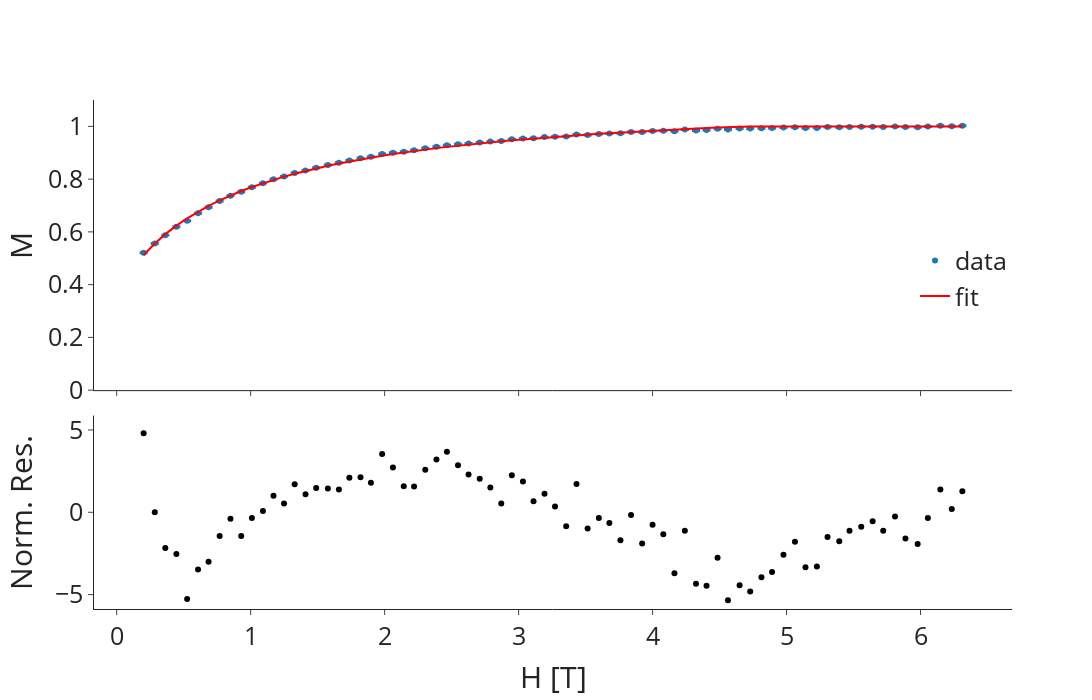

Notebook cell for this chart:
### Code cell
fig = go.Figure().set_subplots(rows=2, cols=1, row_heights=(0.6,0.4), shared_xaxes=True, vertical_spacing=0.05)
fig.add_trace(go.Scatter(x=field, y=norm_moment, error_y=dict(array=sigma), mode="markers", name='data'))
fig.add_trace(go.Scatter(x=field, y=y_fit, mode="lines", line_color='red', name='fit'))
fig.add_trace(go.Scatter(x=field, y=norm_res, mode="markers", marker_color='black', showlegend=False), row=2, col=1)
#fig.add_annotation(text=f"J1 = {pOpt[0]:.3f}{sc.pm}{pError[0]:.3f}, J2 = {pOpt[1]:.3f}{sc.pm}{pError[1]:.3f}", x=1, y=0, showarrow=False, xref="x domain", yref="y domain")
fig.update_xaxes(title=f"H [T]", row=2, col=1)
fig.update_yaxes(title="M", range=(0,1.1), row=1, col=1)
fig.update_yaxes(title="Norm. Res.", row=2, col=1, range=(-1.1*max(abs(norm_res)), 1.1*max(abs(norm_res))))
fig.update_layout(legend_x=1, legend_xanchor="right", legend_y=0.65, height=700, width=1200, font_size=25)
fig.show()
